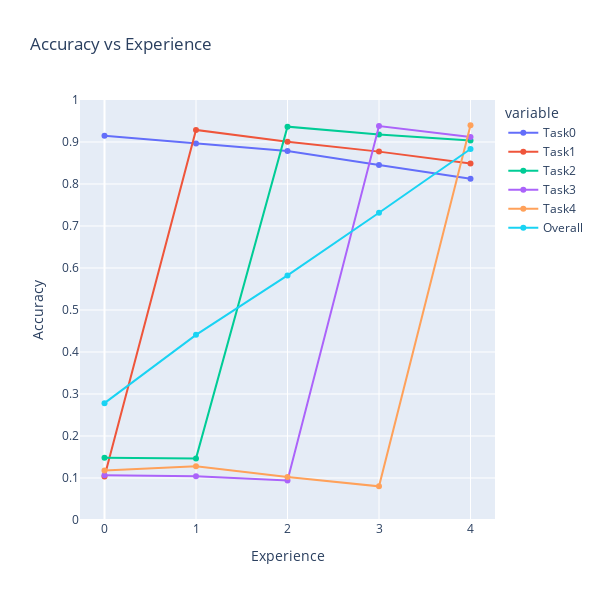

The notebook cell this image was saved under:
### Code cell
# plotly plot
fig = px.line(
    pd.DataFrame(proposal_1_5_classes["accuracies"]),
    title="Accuracy vs Experience",
    labels=dict(index="Experience", value="Accuracy"),
    width=600,
    height=600,
    range_y=[0, 1],
    markers=True,
)
fig.update_layout(
    xaxis=dict(tickmode="linear", tick0=0, dtick=1),
    yaxis=dict(tickmode="linear", tick0=0, dtick=0.1),
)
fig.show()

### Figure 1 — Plotly figure (JSON) as saved in the notebook; plotly's stock layout.template omitted (floating-point values rounded to 4 significant figures)
{"data": [{"hovertemplate": "variable=Task0<br>Experience=%{x}<br>Accuracy=%{y}<extra></extra>", "legendgroup": "Task0", "line": {"color": "#636efa", "dash": "solid"}, "marker": {"symbol": "circle"}, "mode": "lines+markers", "name": "Task0", "orientation": "v", "showlegend": true, "type": "scatter", "x": [0, 1, 2, 3, 4], "xaxis": "x", "y": [0.915, 0.8966, 0.8785, 0.8453, 0.8124], "yaxis": "y"}, {"hovertemplate": "variable=Task1<br>Experience=%{x}<br>Accuracy=%{y}<extra></extra>", "legendgroup": "Task1", "line": {"color": "#EF553B", "dash": "solid"}, "marker": {"symbol": "circle"}, "mode": "lines+markers", "name": "Task1", "orientation": "v", "showlegend": true, "type": "scatter", "x": [0, 1, 2, 3, 4], "xaxis": "x", "y": [0.1037, 0.9287, 0.9005, 0.8771, 0.8487], "yaxis": "y"}, {"hovertemplate": "variable=Task2<br>Experience=%{x}<br>Accuracy=%{y}<extra></extra>", "legendgroup": "Task2", "line": {"color": "#00cc96", "dash": "solid"}, "marker": {"symbol": "circle"}, "mode": "lines+markers", "name": "Task2", "orientation": "v", "showlegend": true, "type": "scatter", "x": [0, 1, 2, 3, 4], "xaxis": "x", "y": [0.1483, 0.1467, 0.9366, 0.9178, 0.9036], "yaxis": "y"}, {"hovertemplate": "variable=Task3<br>Experience=%{x}<br>Accuracy=%{y}<extra></extra>", "legendgroup": "Task3", "line": {"color": "#ab63fa", "dash": "solid"}, "marker": {"symbol": "circle"}, "mode": "lines+markers", "name": "Task3", "orientation": "v", "showlegend": true, "type": "scatter", "x": [0, 1, 2, 3, 4], "xaxis": "x", "y": [0.1063, 0.104, 0.094, 0.9379, 0.9119], "yaxis": "y"}, {"hovertemplate": "variable=Task4<br>Experience=%{x}<br>Accuracy=%{y}<extra></extra>", "legendgroup": "Task4", "line": {"color": "#FFA15A", "dash": "solid"}, "marker": {"symbol": "circle"}, "mode": "lines+markers", "name": "Task4", "orientation": "v", "showlegend": true, "type": "scatter", "x": [0, 1, 2, 3, 4], "xaxis": "x", "y": [0.1178, 0.1279, 0.1022, 0.0801, 0.9398], "yaxis": "y"}, {"hovertemplate": "variable=Overall<br>Experience=%{x}<br>Accuracy=%{y}<extra></extra>", "legendgroup": "Overall", "line": {"color": "#19d3f3", "dash": "solid"}, "marker": {"symbol": "circle"}, "mode": "lines+markers", "name": "Overall", "orientation": "v", "showlegend": true, "type": "scatter", "x": [0, 1, 2, 3, 4], "xaxis": "x", "y": [0.2782, 0.4408, 0.5824, 0.7316, 0.8833], "yaxis": "y"}], "layout": {"height": 600, "legend": {"title": {"text": "variable"}, "tracegroupgap": 0}, "title": {"text": "Accuracy vs Experience"}, "width": 600, "xaxis": {"anchor": "y", "domain": [0, 1], "dtick": 1, "tick0": 0, "tickmode": "linear", "title": {"text": "Experience"}}, "yaxis": {"anchor": "x", "domain": [0, 1], "dtick": 0.1, "range": [0, 1], "tick0": 0, "tickmode": "linear", "title": {"text": "Accuracy"}}}}
